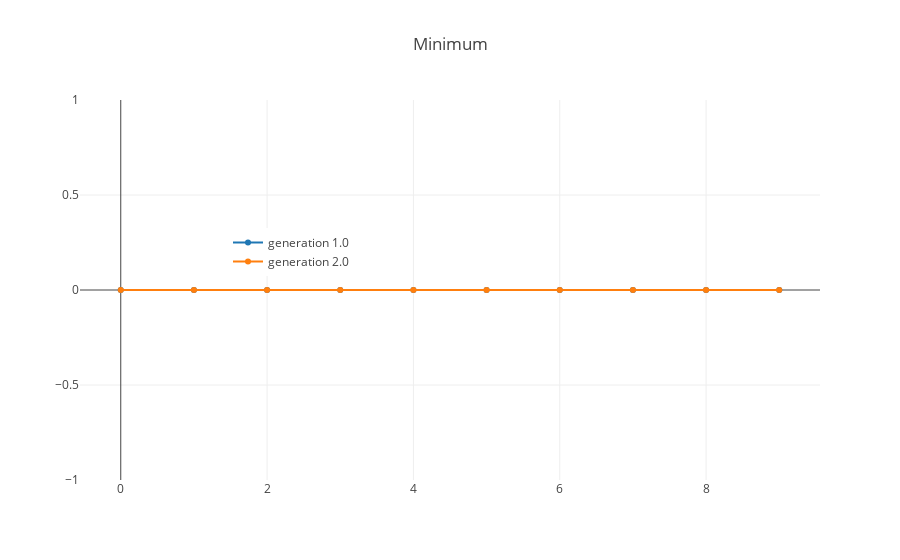
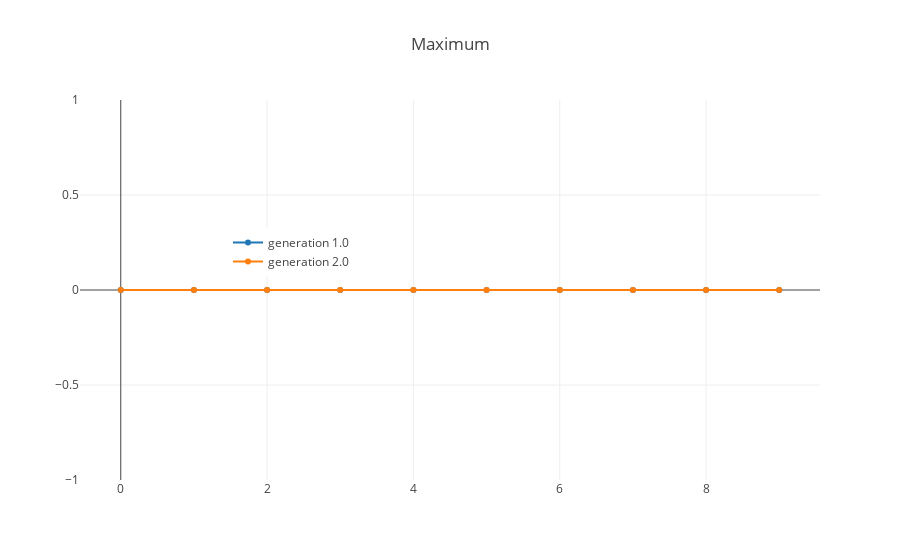
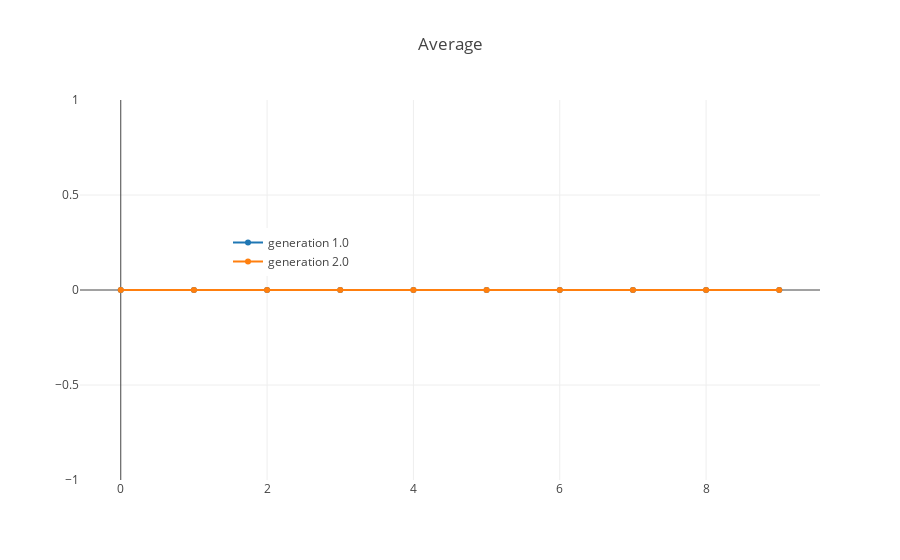

Notebook cell for these charts, in order:
### Code cell
"""
test 1
- frames, from 10 to 1000, each time add 10 frames per play
"""



lock = mp.Lock() #create a globle locker

generation = 10 # number of generations
gametitle = 'Assault-v0'
env = gym.make(gametitle)

processes = 6 # how many to run concurrently (4 is best for my local desktop)
frames = 10 #total frames each play
tpopsize = 10 #teamPopSize
rtpopSize = 0 #rTeamPopSize
action=range(env.action_space.n) #action space
rs = 0 #randseed
curr_gap = 0.5 #gap
tgap = 0.5 #tourneyGap
pLearnerD = 0.7 #learner delete
pLearnerA = 0.7 #learner add
pMutation = 0.2 #player mutation rate
pAIT = 0.5 #pActionIsTeam
mts = 5 #maxTeamSize
mps = 96 #maxProgramSize
ppd = 0.5 #pProgramDelete
ppa = 0.5 #pProgramAdd
pps = 1.0 #pProgramSwap
ppm = 1.0 #pProgramMutate
ppit = None #popInit
ar = (0.0, 1.0, 0.05) #actionRange

min_plot = []
max_plot = []
average_plot = []
# for loops in order to simulate data
for i in range(0,20,10):
    
    summary = gamebegin(generation,gametitle,processes,frames,action, rs, tpopsize, rtpopSize,
                curr_gap, pLearnerD, pLearnerA, pMutation,
                pAIT, mts, mps,
                ppd, ppa, pps,
                ppm, ppit, tgap,
                ar)
    #legend
    min_plot.append(go.Scatter(x=[i for i in range(len(summary))],y=[i[0] for i in summary],name='generation '+str(int(i/10+1))))
    max_plot.append(go.Scatter(x=[i for i in range(len(summary))],y=[i[1] for i in summary],name='generation '+str(int(i/10+1))))
    average_plot.append(go.Scatter(x=[i for i in range(len(summary))],y=[i[2] for i in summary],name='generation '+str(int(i/10+1))))
    
min_fig = go.Figure(data=min_plot,layout=go.Layout(showlegend=True,legend={'x':0.2,'y':0.6},title='Minimum'))
max_fig = go.Figure(data=max_plot,layout=go.Layout(showlegend=True,legend={'x':0.2,'y':0.6},title='Maximum'))
average_fig = go.Figure(data=average_plot,layout=go.Layout(showlegend=True,legend={'x':0.2,'y':0.6},title='Average'))
iplot(min_fig)
iplot(max_fig)
iplot(average_fig)

### Figure 1 — Plotly figure (JSON) as saved in the notebook; plotly's stock layout.template omitted (floating-point values rounded to 4 significant figures)
{"data": [{"name": "generation 1.0", "type": "scatter", "uid": "9ef9dc02-ef63-11e8-844c-7cb0c2481b6f", "x": [0, 1, 2, 3, 4, 5, 6, 7, 8, 9], "y": [0, 0, 0, 0, 0, 0, 0, 0, 0, 0]}, {"name": "generation 2.0", "type": "scatter", "uid": "9ef9dc03-ef63-11e8-844c-7cb0c2481b6f", "x": [0, 1, 2, 3, 4, 5, 6, 7, 8, 9], "y": [0, 0, 0, 0, 0, 0, 0, 0, 0, 0]}], "layout": {"legend": {"x": 0.2, "y": 0.6}, "showlegend": true, "title": "Minimum"}}

### Figure 2 — Plotly figure (JSON) as saved in the notebook; plotly's stock layout.template omitted (floating-point values rounded to 4 significant figures)
{"data": [{"name": "generation 1.0", "type": "scatter", "uid": "9ef9dc04-ef63-11e8-844c-7cb0c2481b6f", "x": [0, 1, 2, 3, 4, 5, 6, 7, 8, 9], "y": [0, 0, 0, 0, 0, 0, 0, 0, 0, 0]}, {"name": "generation 2.0", "type": "scatter", "uid": "9ef9dc05-ef63-11e8-844c-7cb0c2481b6f", "x": [0, 1, 2, 3, 4, 5, 6, 7, 8, 9], "y": [0, 0, 0, 0, 0, 0, 0, 0, 0, 0]}], "layout": {"legend": {"x": 0.2, "y": 0.6}, "showlegend": true, "title": "Maximum"}}

### Figure 3 — Plotly figure (JSON) as saved in the notebook; plotly's stock layout.template omitted (floating-point values rounded to 4 significant figures)
{"data": [{"name": "generation 1.0", "type": "scatter", "uid": "9ef9dc06-ef63-11e8-844c-7cb0c2481b6f", "x": [0, 1, 2, 3, 4, 5, 6, 7, 8, 9], "y": [0, 0, 0, 0, 0, 0, 0, 0, 0, 0]}, {"name": "generation 2.0", "type": "scatter", "uid": "9ef9dc07-ef63-11e8-844c-7cb0c2481b6f", "x": [0, 1, 2, 3, 4, 5, 6, 7, 8, 9], "y": [0, 0, 0, 0, 0, 0, 0, 0, 0, 0]}], "layout": {"legend": {"x": 0.2, "y": 0.6}, "showlegend": true, "title": "Average"}}
